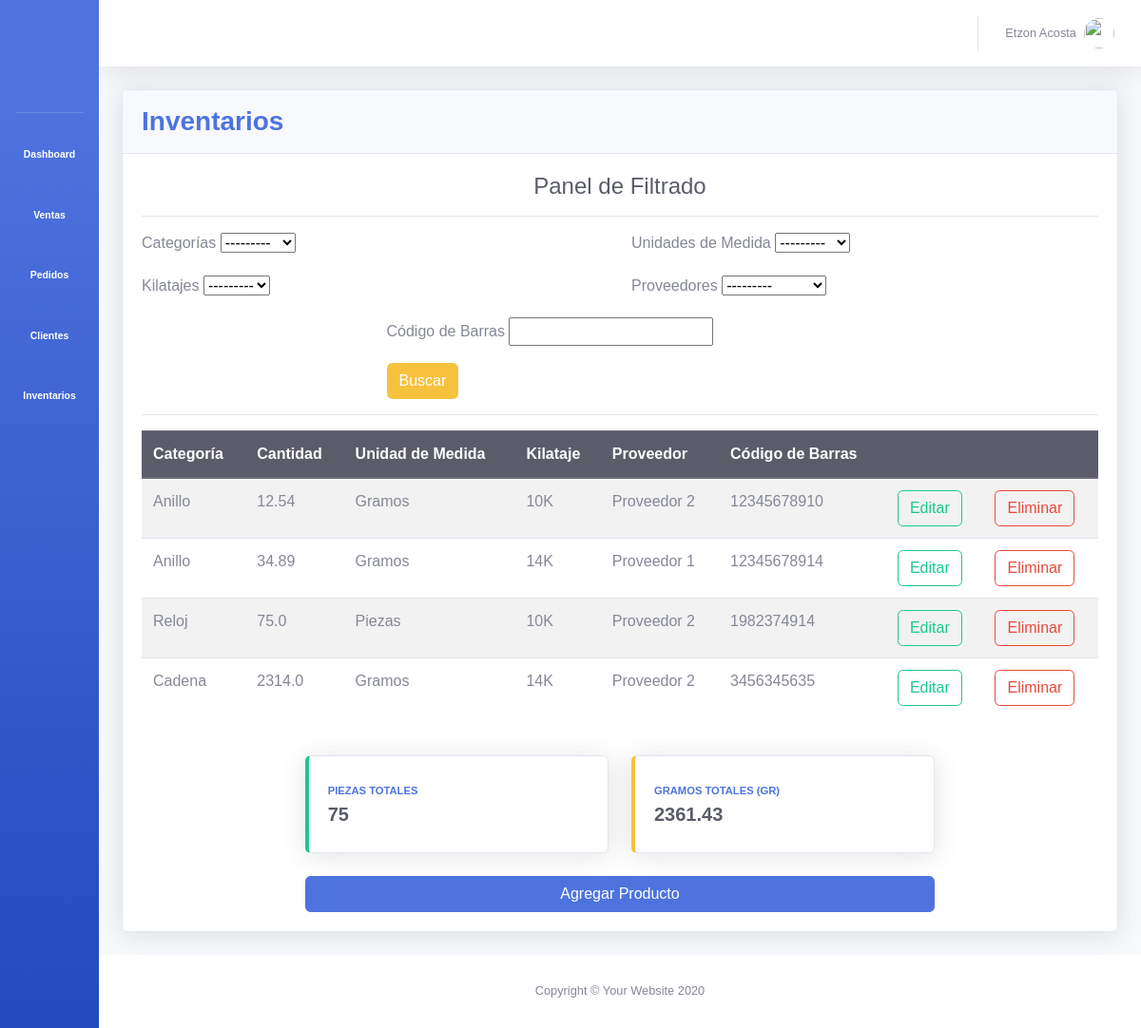
/inventarios/, run on the app's committed database.
### inventarios/models.py (models this page shows, shortened)
class Category(models.Model):
	category_id = models.AutoField(primary_key=True)
	name = models.CharField(max_length=50)
	class Meta:
		db_table = 'categories'
		verbose_name = 'categorie'
	def __str__(self):
		return self.name

class UnitMeasurement(models.Model):
	unit_measurement_id = models.AutoField(primary_key=True)
	name = models.CharField(max_length=10)
	class Meta:
		db_table = 'units_measurements'
		verbose_name = 'units Measurement'
	def __str__(self):
		return self.name

class Kilate(models.Model):
	kilate_id = models.AutoField(primary_key=True)
	name = models.CharField(max_length=5)
	def __str__(self):
		return self.name

class Vendor(models.Model):
	vendor_id = models.AutoField(primary_key=True)
	name = models.CharField(max_length=50)
	phone = models.CharField(max_length=15)
	direction = models.CharField(max_length=50)
	def __str__(self):
		return self.name

class Product(models.Model):
	product_id = models.AutoField(primary_key=True)
	category = models.ForeignKey(Category, on_delete=models.CASCADE)
	quantity = models.FloatField(null=True)
	unit_measurement = models.ForeignKey(UnitMeasurement, on_delete=models.CASCADE)
	kilate = models.ForeignKey(Kilate, on_delete=models.CASCADE)
	vendor = models.ForeignKey(Vendor, on_delete=models.CASCADE)
	barcode = models.BigIntegerField(null=True)

### inventarios/views.py (the view)
# urls.py: path('inventarios/', include('inventarios.urls')),
def inventarios(request):
	products = Product.objects.all()
	filtros = ProductFilter(request.GET, queryset=products)
	products = filtros.qs
	gramos_totales = products.filter(unit_measurement__name='Gramos').aggregate(resultado_suma=Sum('quantity'))
	if gramos_totales['resultado_suma'] == None:
		gramos_totales['resultado_suma'] = 0
	gramos_totales['resultado_suma'] = round(gramos_totales['resultado_suma'], 2)
	piezas_totales = products.filter(unit_measurement__name='Piezas').aggregate(resultado_suma=Sum('quantity'))
	if piezas_totales['resultado_suma'] == None:
		piezas_totales['resultado_suma'] = 0
	piezas_totales['resultado_suma'] = round(piezas_totales['resultado_suma'])
	contexto = {'products': products, 'gramos_totales': gramos_totales, 'piezas_totales': piezas_totales, 'filtros': filtros}
	return render(request, 'inventarios/inventarios.html', contexto)

### inventarios/templates/inventarios/inventarios.html (shortened to what this page needs)
{% extends 'base.html' %}
{% load static %}
{% block css_variables %}
	<link rel="stylesheet" type="text/css" href="{% static '/css/Inventarios/main_inventarios.css' %}">
	<link rel="stylesheet" type="text/css" href="{% static '/css/Inventarios/crud_productos.css' %}">
{% endblock %}
{% block content %}
	<div class="row">
		<div class="col-xl-12">
		  <div class="card shadow mb-4">
		    <div class="card-header py-3">
		      <h3 class="m-0 font-weight-bold text-primary">Inventarios</h3>
		    </div>
		    <div class="card-body">
					<div class="row">
						<div class="col-xl-12 text-center">
							<span class="h4 text-dark">Panel de Filtrado</span>
						</div>
					</div>
					<hr>
					<div class="row">
						<div class="col-xl-12">
							<form method="GET" id="filtros">
								<div class="row">
									<div class="col-xl-6">
										<div class="form-group">
									    <label class="h6">Categorías</label>
									    {{ filtros.form.category }}
									  </div>
									</div>
									<div class="col-xl-6">
										<div class="form-group">
									    <label class="h6">Unidades de Medida</label>
									    {{ filtros.form.unit_measurement }}
									  </div>
									</div>
								</div>
								<div class="row">
									<div class="col-xl-6">
										<div class="form-group">
									  	<label class="h6">Kilatajes</label>
									    {{ filtros.form.kilate }}
									  </div>
									</div>
									<div class="col-xl-6">
										<div class="form-group">
									    <label class="h6">Proveedores</label>
									    {{ filtros.form.vendor }}
									  </div>
									</div>
								</div>
								<div class="row justify-content-center">
									<div class="col-xl-6">
										<div class="form-group">
									    <label class="h6">Código de Barras</label>
									    {{ filtros.form.barcode }}
									  </div>
									</div>
								</div>
								<div class="row justify-content-center">
									<div class="col-xl-6">
										<input type="submit" class="btn btn-warning" value="Buscar">
									</div>
								</div>
							</form>
						</div>
					</div>
					<hr>
					<div class="row">
						<div class="col-xl-12">
							<div class="table-responsive">
								<table class="table table-striped" id="tablaInventarios">
									<thead class="thead-dark">
										<tr>
											<th>Categoría</th>
											<th>Cantidad</th>
											<th>Unidad de Medida</th>
											<th>Kilataje</th>
											<th>Proveedor</th>
											<th>Código de Barras</th>
											<th></th>
											<th></th>
										</tr>
									</thead>
									<tbody>
										{% for product in products %}
											<tr>
												<td>{{ product.category }}</td>
												<td>{{ product.quantity }}</td>
												<td>{{ product.unit_measurement }}</td>
												<td>{{ product.kilate }}</td>
												<td>{{ product.vendor }}</td>
												<td>{{ product.barcode }}</td>
												<td>
														<a href="{% url 'actualiza_producto' product.product_id %}" class="btn btn-outline-success">Editar</a>
												</td>
												<td>
													<button id="{{ product.product_id }}" onclick="eliminarProductoModal(this.id)" type="button" class="btn btn-outline-danger" data-toggle="modal" data-target="#eliminaModal">
													  Eliminar
													</button>
												</td>
											</tr>
										{% endfor %}
									</tbody>
								</table>
							</div>
						</div>
					</div>
					<br>
					<div class="row justify-content-center">
						<div class="col-xl-4 col-md-6 mb-4">
				      <div class="card border-left-success shadow h-100 py-2">
				        <div class="card-body">
				          <div class="row no-gutters align-items-center">
				            <div class="col mr-2">
				              <div class="text-xs font-weight-bold text-primary text-uppercase mb-1">Piezas Totales</div>
				              <div class="h5 mb-0 font-weight-bold text-gray-800">{{ piezas_totales.resultado_suma }}</div>
				            </div>
				            <div class="col-auto">
				            	<i class="far fa-gem fa-2x text-gray-300"></i>
				            </div>
				          </div>
				        </div>
				      </div>
				    </div>
				    <div class="col-xl-4 col-md-6 mb-4">
				      <div class="card border-left-warning shadow h-100 py-2">
				        <div class="card-body">
				          <div class="row no-gutters align-items-center">
				            <div class="col mr-2">
				              <div class="text-xs font-weight-bold text-primary text-uppercase mb-1">Gramos Totales (gr)</div>
				              <div class="h5 mb-0 font-weight-bold text-gray-800">{{ gramos_totales.resultado_suma }}</div>
				            </div>
				            <div class="col-auto">
				            	<i class="fas fa-balance-scale fa-2x text-gray-300"></i>
				            </div>
				          </div>
				        </div>
				      </div>
				    </div>
					</div>
					<div class="row justify-content-center">
						<div class="col-xl-8">
							<a class="btn btn-primary" href="{% url 'agrega_producto' %}" id="add-item">Agregar Producto</a>
						</div>
					</div>
		    </div>
		  </div>
		</div>
	</div>
{% endblock %}

### static/css/base/main_base.css (style rules this page uses)
* { font-family: sans-serif; }

### static/css/inventarios/main_inventarios.css (style rules this page uses)
#add-item { width: 100%; }

### data on the page
Category: category "---------"
UnitMeasurement: unit_measurement "---------"
Kilate: kilate "---------"
Vendor: vendor "---------"
Product: category "Anillo", quantity "12.54", unit_measurement "Gramos", kilate "10K", vendor "Proveedor 2", barcode "12345678910"
Product: category "Anillo", quantity "34.89", unit_measurement "Gramos", kilate "14K", vendor "Proveedor 1", barcode "12345678914"
Product: category "Reloj", quantity "75.0", unit_measurement "Piezas", kilate "10K", vendor "Proveedor 2", barcode "1982374914"
Product: category "Cadena", quantity "2314.0", unit_measurement "Gramos", kilate "14K", vendor "Proveedor 2", barcode "3456345635"

### other printed values
{{ piezas_totales.resultado_suma }} "75"
{{ gramos_totales.resultado_suma }} "2361.43"
